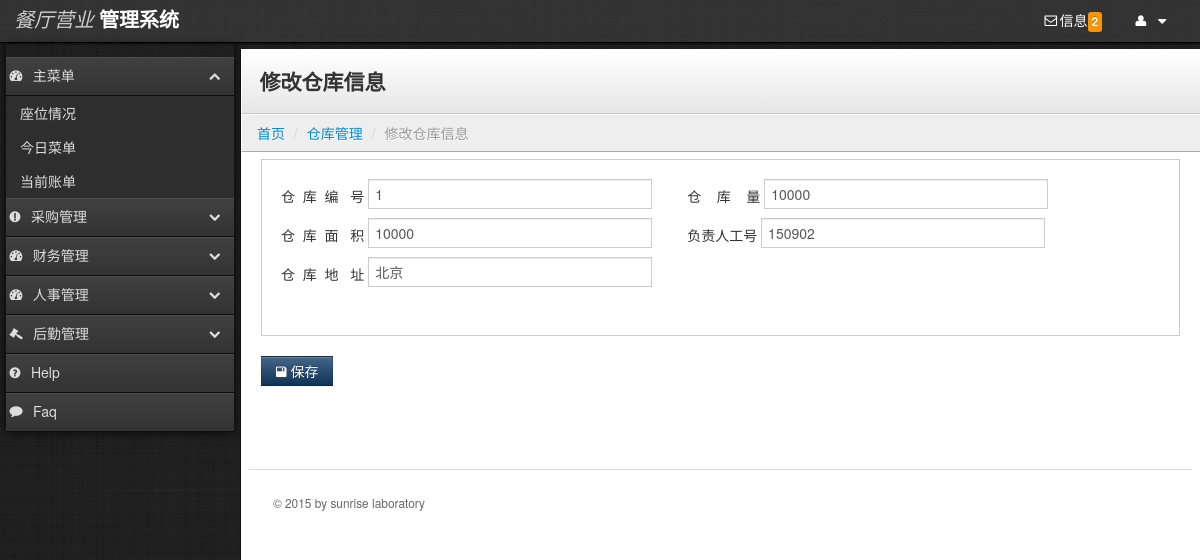
Screenshot of /newRes/modify_repertoryinfo.php?id=1 with the database file from the repository.
### tables this page shows
CREATE TABLE `repertory` (
  `repertoryID` bigint(20) NOT NULL,
  `capacity` float default NULL,
  `area` float default NULL,
  `position` varchar(100) NOT NULL,
  `staffID` bigint(20) default NULL,
  PRIMARY KEY  (`repertoryID`),
  KEY `FK_Reference_12` (`staffID`),
  CONSTRAINT `FK_Reference_12` FOREIGN KEY (`staffID`) REFERENCES `staff` (`staffID`)
);

### newRes/modify_repertoryinfo.php (the view, shortened to what this page needs)
<?php include('conn/conn.php');?>
<?php
if($_SERVER['REQUEST_METHOD']=="GET")
{
	$id=$_GET["id"];
	$selectsql="select * from repertory where repertoryID=".$id."";
	$sql = mysql_query($selectsql,$conn) or die(mysql_error());
	$row = mysql_fetch_assoc($sql);
}
?>
<?php include('boot.php');?>
    <div class="content">
        <div class="header">
            <h1 class="page-title">修改仓库信息</h1>
        </div>
                <ul class="breadcrumb">
            <li><a href="index.php">首页</a> <span class="divider">/</span></li>
            <li><a href="repertoryinfo.php">仓库管理</a> <span class="divider">/</span></li>
            <li class="active">修改仓库信息</li>
        </ul>
        <div class="container-fluid">
            <div class="row-fluid">
<div class="well">
    <div id="myTabContent" class="tab-content">
      <div class="tab-pane active in" id="home">
    <form name="repertoryinfo" method="post" action="modify_repertoryinfo_ok.php?id=<?php echo $_GET['id'];?>">
        <label>仓&nbsp;&nbsp;库&nbsp;&nbsp;编&nbsp;&nbsp;&nbsp;号</label>
        <input type="text" name="repertoryid" class="input-xlarge" value="<?php echo $row['repertoryID'];?>">
        <label>仓&nbsp;&nbsp;&nbsp;&nbsp;库&nbsp;&nbsp;&nbsp;&nbsp;量</label>
        <input type="text" name="capacity" class="input-xlarge" value="<?php echo $row['capacity'];?>">
        <br/>
        <label>仓&nbsp;&nbsp;库&nbsp;&nbsp;面&nbsp;&nbsp;&nbsp;积</label>
        <input type="text" name="area" class="input-xlarge" value="<?php echo $row['area'];?>">
        <label>负责人工号</label>
        <input type="text" name="staffID" class="input-xlarge" value="<?php echo $row['staffID'];?>">
        <br/>
        <label>仓&nbsp;&nbsp;库&nbsp;&nbsp;地&nbsp;&nbsp;&nbsp;址</label>
        <input type="text" name="position" class="input-xlarge" value="<?php echo $row['position'];?>">
      </div>
  </div>
</div>
<div class="btn-toolbar">
    <button class="btn btn-primary" onClick="return TianJia(form)" value=" "><i class="icon-save"></i> 保存</button>
</div>
                    <footer>
                        <hr>
                        <p>&copy; 2015 by sunrise laboratory </p>
                </footer>
            </div>
        </div>
    </div>
  </body>
</html>

### newRes/stylesheets/theme.css (style rules this page uses)
body { background: #222; background-image: url('../images/black-Linen.png'); background-position: initial initial; background-repeat: initial initial; margin: 0px; padding: 0px; }
h1 { margin-top: 0px; color: #eee; }
hr { border-top: 1px solid #ddd; border-bottom: 1px solid #fff; }
.content { min-width: 400px; position: relative; min-height: 800px; background: #fff; margin-left: 240px; margin-top: 6px; border-left: 1px solid #000000; border-left: 1px solid #111; }
.header { background: #ffffff; background: #ffffff; background: -webkit-gradient(linear, left bottom, left top, color-stop(0, #e6e6e6), color-stop(1, #ffffff)); background: -ms-linear-gradient(bottom, #e6e6e6, #ffffff); background: -moz-linear-gradient(center bottom, #e6e6e6 0%, #ffffff 100%); background: -o-linear-gradient(bottom, #e6e6e6, #ffffff); filter: progid:dximagetransform.microsoft.gradient(startColorStr='#e6e6e6', EndColorStr='#ffffff'); -ms-filter: "progid:DXImageTransform.Microsoft.gradient(startColorStr='#ffffff',EndColorStr='#e6e6e6')"; border-bottom: 1px solid #cccccc; border-top: 1px solid #ffffff; border-left: 1px solid #ffffff; padding: 0em 1.25em; }
.header h1 { margin: 1em 0em; padding: 0em; line-height: 1em; font-size: 1.5em; color: #eee; color: #333; }
.breadcrumb { -webkit-box-shadow: none; -moz-box-shadow: none; box-shadow: none; -webkit-border-radius: 0px; -moz-border-radius: 0px; border-radius: 0px; -moz-background-clip: padding; -webkit-background-clip: padding-box; background-clip: padding-box; background: #eee; border-bottom: 1px solid #aaa; border-top: 1px solid #fafafa; border-left: 1px solid #fff; margin-bottom: .5em; }
footer { padding: 1em; margin-top: 4em; color: #666; font-size: .85em; line-height: 1.3em; }
footer hr { margin: 2em -2em; }
.btn { -webkit-border-radius: 0px; -moz-border-radius: 0px; border-radius: 0px; }
.btn-primary { background-color: #113355; background-image: -webkit-gradient(linear, 0 0, 0 100%, from(#446688), to(#113355)); background-image: -webkit-linear-gradient(top, #446688, #113355); background-image: -o-linear-gradient(top, #446688, #113355); background-image: linear-gradient(to bottom, #446688, #113355); background-image: -moz-linear-gradient(top, #446688, #113355); filter: progid:dximagetransform.microsoft.gradient(startColorStr='#446688', EndColorStr='#113355'); -ms-filter: "progid:DXImageTransform.Microsoft.gradient(startColorStr='#446688',EndColorStr='#113355')"; }
.well { background-color: #fff; border: 1px solid #ccc; -webkit-box-shadow: 1px 1px 0px #ffffff; -moz-box-shadow: 1px 1px 0px #ffffff; box-shadow: 1px 1px 0px #ffffff; -webkit-border-radius: 0px; -moz-border-radius: 0px; border-radius: 0px; -moz-background-clip: padding; -webkit-background-clip: padding-box; background-clip: padding-box; }
input[type="text"], input[type="password"] { -webkit-border-radius: 0px; -moz-border-radius: 0px; border-radius: 0px; -moz-background-clip: padding; -webkit-background-clip: padding-box; background-clip: padding-box; }

### newRes/modify_repertoryinfo.php (style rules this page uses)
label { display:inline-block; }

### rows the page displays
repertory: repertoryid "1", capacity "10000", area "10000", staffID "150902", position "北京"

### other values shown
$arrayDealTFNum['count'] "2"
